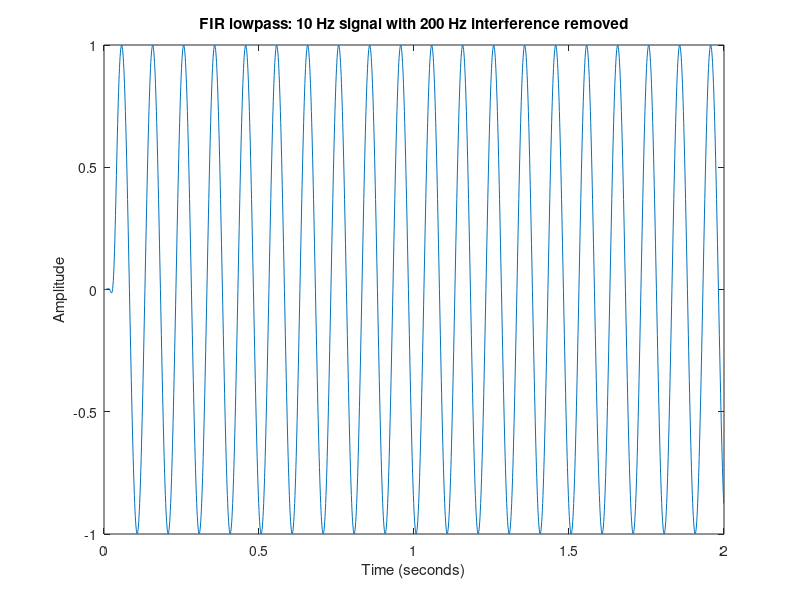

Recreate this plot in MATLAB.
% FIR design and digital filtering. Frequencies are normalized to Nyquist.
fs = 1000;
t = (0:1999)/fs;
x = sin(2*pi*10*t) + 0.3*sin(2*pi*200*t);
b = fir1(64, 0.1, 'low');
y = filter(b, 1, x);
plot(t, y);
title('FIR lowpass: 10 Hz signal with 200 Hz interference removed');
xlabel('Time (seconds)');
ylabel('Amplitude');
% Run freqz(b,1,1024) to inspect the magnitude response.
% SOS alternative: sos=butter_sos(6,0.1); y=sosfilt(sos,x);
